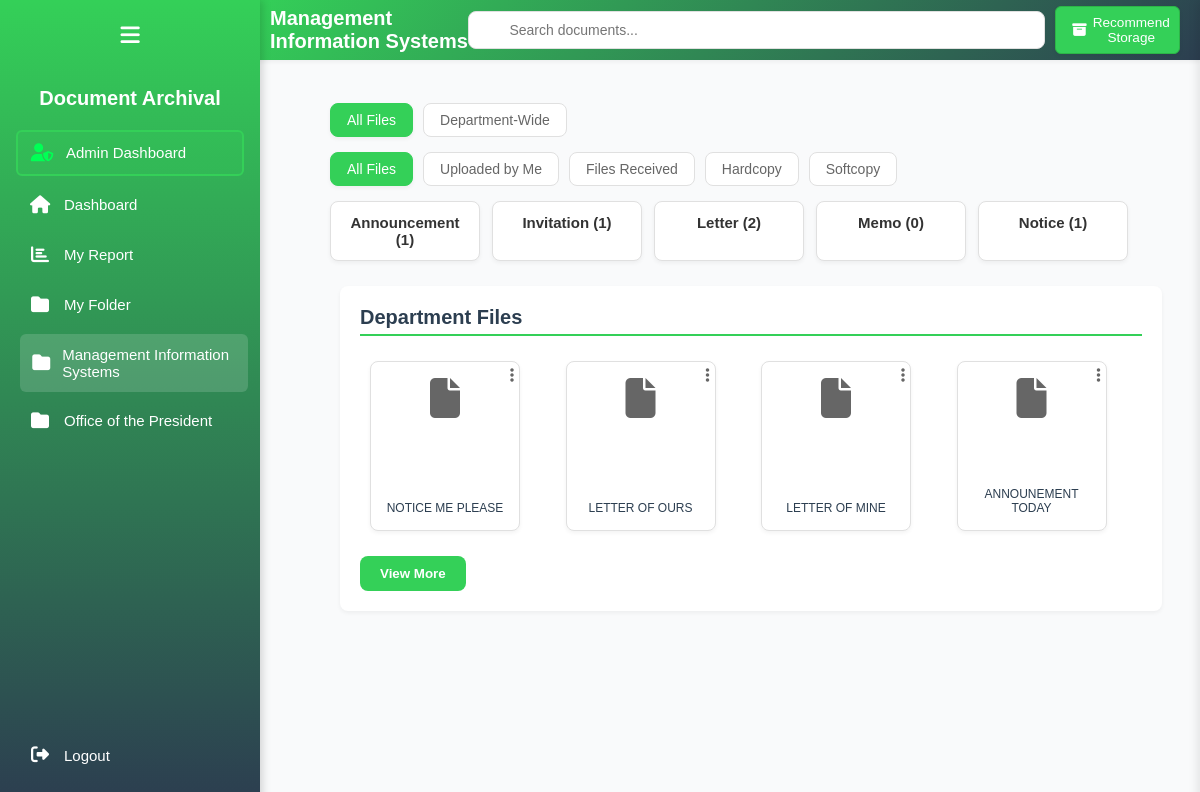
/department_folder.php?department_id=10 (signed in), run on the app's committed database.
### tables this page shows
CREATE TABLE `departments` (
  `id` int(11) NOT NULL AUTO_INCREMENT,
  `name` varchar(255) NOT NULL,
  `type` enum('college','office') NOT NULL,
  PRIMARY KEY (`id`),
  UNIQUE KEY `name_type` (`name`, `type`)
);

CREATE TABLE `document_types` (
  `id` int(11) NOT NULL AUTO_INCREMENT,
  `name` varchar(50) NOT NULL,
  PRIMARY KEY (`id`),
  UNIQUE KEY `name` (`name`)
);

CREATE TABLE `files` (
  `id` int(11) NOT NULL AUTO_INCREMENT,
  `file_name` varchar(255) NOT NULL,
  `file_path` varchar(255) DEFAULT NULL,
  `upload_date` timestamp NOT NULL DEFAULT CURRENT_TIMESTAMP,
  `user_id` int(11) DEFAULT NULL,
  `file_size` bigint(20) DEFAULT NULL,
  `file_type` enum('pdf','doc','docx','xls','xlsx','jpg','png','txt','zip','other') NOT NULL,
  `hard_copy_available` tinyint(1) DEFAULT 0,
  `is_deleted` tinyint(1) DEFAULT 0,
  `deleted_at` timestamp NULL DEFAULT NULL,
  `document_type_id` int(11) NOT NULL,
  `status` enum('pending','accepted','rejected') DEFAULT 'pending',
  PRIMARY KEY (`id`),
  FOREIGN KEY (`user_id`) REFERENCES `users` (`id`) ON DELETE SET NULL,
  FOREIGN KEY (`document_type_id`) REFERENCES `document_types` (`id`) ON DELETE CASCADE,
  INDEX `file_path_idx` (`file_path`)
);

### Department_folder.php (the view, shortened to what this page needs)
<?php
global $pdo;
function getFileIcon($fileName)
{
    $iconClasses = [
        'pdf' => 'fas fa-file-pdf',
        'doc' => 'fas fa-file-word',
        'docx' => 'fas fa-file-word',
        'xls' => 'fas fa-file-excel',
        'xlsx' => 'fas fa-file-excel',
        'ppt' => 'fas fa-file-powerpoint',
        'pptx' => 'fas fa-file-powerpoint',
        'txt' => 'fas fa-file-alt',
        'jpg' => 'fas fa-file-image',
        'jpeg' => 'fas fa-file-image',
        'png' => 'fas fa-file-image',
        'default' => 'fas fa-file'
    ];
    $extension = strtolower(pathinfo($fileName, PATHINFO_EXTENSION));
    return $iconClasses[$extension] ?? $iconClasses['default'];
}
$userRole = $_SESSION['role'];
$userId = $_SESSION['user_id'];
$departmentId = $_GET['department_id'] ?? null;
$stmt = $pdo->prepare("SELECT name FROM departments WHERE id = ?");
$stmt->execute([$departmentId]);
$department = $stmt->fetch(PDO::FETCH_ASSOC);
$departmentName = $department['name'];
$stmt = $pdo->prepare("
    SELECT d.id, d.name
    FROM departments d
    JOIN user_department_affiliations uda ON d.id = uda.department_id
    WHERE uda.user_id = ?
");
$stmt->execute([$userId]);
$userDepartments = $stmt->fetchAll(PDO::FETCH_ASSOC);
$stmt = $pdo->prepare("
    SELECT d.id AS department_id, d.name AS department_name, sd.id AS sub_department_id, sd.name AS sub_department_name
    FROM user_department_affiliations uda
    LEFT JOIN departments d ON uda.department_id = d.id
    LEFT JOIN sub_departments sd ON uda.sub_department_id = sd.id
    WHERE uda.user_id = ? AND uda.department_id = ?
");
$stmt->execute([$userId, $departmentId]);
$userSubDepartments = $stmt->fetchAll(PDO::FETCH_ASSOC);
$stmt = $pdo->prepare("SELECT id, name FROM document_types");
$stmt->execute();
$documentTypes = $stmt->fetchAll(PDO::FETCH_ASSOC);
$stmt = $pdo->prepare("
    SELECT f.*, dt.name AS document_type, u.full_name AS uploader_name,
           sd.name AS sub_department_name, sd.id AS sub_department_id,
           c.cabinet_name, sl.layer, sl.box, sl.folder
    FROM files f
    LEFT JOIN document_types dt ON f.document_type_id = dt.id
    LEFT JOIN users u ON f.user_id = u.id
    LEFT JOIN file_storage fs ON f.id = fs.file_id
    LEFT JOIN storage_locations sl ON fs.storage_location_id = sl.id
    LEFT JOIN cabinets c ON sl.cabinet_id = c.id
    LEFT JOIN user_department_affiliations uda ON uda.user_id = f.user_id
    LEFT JOIN sub_departments sd ON sd.id = uda.sub_department_id
    WHERE f.is_deleted = 0 AND (
        EXISTS (
            SELECT 1 FROM file_transfers ft
            WHERE ft.file_id = f.id AND ft.department_id = ? AND ft.status = 'accepted'
        ) OR (
            uda.department_id = ? AND f.user_id IN (
                SELECT user_id FROM user_department_affiliations WHERE department_id = ?
            )
        )
    )
    ORDER BY f.upload_date DESC
");
$stmt->execute([$departmentId, $departmentId, $departmentId]);
$files = $stmt->fetchAll(PDO::FETCH_ASSOC);
$userSubDeptIds = array_column($userSubDepartments, 'sub_department_id');
$accessibleFiles = array_filter($files, function ($file) use ($userSubDeptIds) {
    return $file['sub_department_id'] === null || in_array($file['sub_department_id'], $userSubDeptIds);
});
$sortFilter = $_GET['sort'] ?? 'all';
$subDeptFilter = $_GET['sub_dept'] ?? 'all';
$filteredFiles = array_filter($accessibleFiles, function ($file) use ($userId, $departmentId, $sortFilter, $subDeptFilter) {
    $isUploadedByMe = $file['user_id'] == $userId;
    $isReceived = !$isUploadedByMe;
    $isHardcopyOnly = $file['hard_copy_available'] == 1 && empty($file['file_path']);
    $isSoftcopyOnly = $file['hard_copy_available'] == 0 && !empty($file['file_path']);
    $matchesSubDept = $subDeptFilter === 'all' ||
        ($subDeptFilter === 'department' && $file['sub_department_id'] === null) ||
        ($file['sub_department_id'] !== null && $file['sub_department_id'] == $subDeptFilter);
    return $matchesSubDept && match ($sortFilter) {
        'uploaded-by-me' => $isUploadedByMe,
        'received' => $isReceived,
        'hardcopy' => $isHardcopyOnly,
        'softcopy' => $isSoftcopyOnly,
        default => true
    };
});
$files = $filteredFiles;
?>
<!DOCTYPE html>
<html lang="en">
<head>
    <link rel="stylesheet" href="https://cdnjs.cloudflare.com/ajax/libs/font-awesome/6.4.2/css/all.min.css">
    <link rel="stylesheet" href="style/client-sidebar.css">
    <link rel="stylesheet" href="style/folder-page.css">
</head>
<body>
    <div class="top-nav">
        <h2><?= htmlspecialchars($departmentName); ?></h2>
        <input type="text" placeholder="Search documents..." class="search-bar" id="searchBar">
        <button id="hardcopyStorageButton"><i class="fas fa-archive"></i> Recommend Storage</button>
    </div>
    <div class="sidebar">
        <button class="toggle-btn" title="Toggle Sidebar"><i class="fas fa-bars"></i></button>
        <h2 class="sidebar-title">Document Archival</h2>
        <?php if ($userRole === 'admin'): ?>
            <a href="admin_dashboard.php" class="admin-dashboard-btn"><i class="fas fa-user-shield"></i><span class="link-text">Admin Dashboard</span></a>
        <?php endif; ?>
        <a href="dashboard.php" class="<?= basename($_SERVER['PHP_SELF']) == 'index.php' ? 'active' : '' ?>"><i class="fas fa-home"></i><span class="link-text"> Dashboard</span></a>
        <a href="my-report.php" class="<?= basename($_SERVER['PHP_SELF']) == 'my-report.php' ? 'active' : '' ?>"><i class="fas fa-chart-bar"></i><span class="link-text"> My Report</span></a>
        <a href="my-folder.php" class="<?= basename($_SERVER['PHP_SELF']) == 'my-folder.php' ? 'active' : '' ?>"><i class="fas fa-folder"></i><span class="link-text"> My Folder</span></a>
        <?php foreach ($userDepartments as $dept): ?>
            <a href="department_folder.php?department_id=<?= $dept['id'] ?>" class="<?= $dept['id'] == $departmentId ? 'active' : '' ?>"><i class="fas fa-folder"></i><span class="link-text"> <?= htmlspecialchars($dept['name']) ?></span></a>
        <?php endforeach; ?>
        <a href="logout.php" class="logout-btn"><i class="fas fa-sign-out-alt"></i><span class="link-text">Logout</span></a>
    </div>
    <div class="main-content">
        <div class="sub-dept-filter">
            <button class="sub-dept-btn <?= $subDeptFilter === 'all' ? 'active' : '' ?>" data-sub-dept="all">All Files</button>
            <button class="sub-dept-btn <?= $subDeptFilter === 'department' ? 'active' : '' ?>" data-sub-dept="department">Department-Wide</button>
        </div>
        <div class="sorting-buttons">
            <button class="sort-btn <?= $sortFilter === 'all' ? 'active' : '' ?>" data-filter="all">All Files</button>
            <button class="sort-btn <?= $sortFilter === 'uploaded-by-me' ? 'active' : '' ?>" data-filter="uploaded-by-me">Uploaded by Me</button>
            <button class="sort-btn <?= $sortFilter === 'received' ? 'active' : '' ?>" data-filter="received">Files Received</button>
            <button class="sort-btn <?= $sortFilter === 'hardcopy' ? 'active' : '' ?>" data-filter="hardcopy">Hardcopy</button>
            <button class="sort-btn <?= $sortFilter === 'softcopy' ? 'active' : '' ?>" data-filter="softcopy">Softcopy</button>
        </div>
        <div class="ftypes">
            <?php foreach ($documentTypes as $type):
                $fileCount = count(array_filter($files, fn($file) => $file['document_type'] === $type['name']));
            ?>
                <div class="ftype-card" onclick="openModal('<?= strtolower($type['name']) ?>')">
                    <p><?= ucfirst($type['name']) ?> (<?= $fileCount ?>)</p>
                </div>
            <?php endforeach; ?>
        </div>
        <div class="masonry-grid">
            <div class="masonry-section">
                <h3>Department Files</h3>
                <div class="file-card-container" id="departmentFiles">
                    <?php foreach (array_slice($files, 0, 4) as $file): ?>
                        <div class="file-card" data-file-name="<?= htmlspecialchars($file['file_name']) ?>" onclick="openSidebar(<?= $file['id'] ?>)">
                            <div class="file-icon-container"><i class="<?= getFileIcon($file['file_name']) ?> file-icon"></i></div>
                            <p class="file-name"><?= htmlspecialchars($file['file_name']) ?></p>
                            <div class="file-options" onclick="toggleOptions(this)">
                                <i class="fas fa-ellipsis-v"></i>
                            </div>
                        </div>
                    <?php endforeach; ?>
                </div>
                <div class="view-more"><button onclick="openModal('department')">View More</button></div>
            </div>
        </div>
    </div>
</body>
</html>

### style/client-sidebar.css (style rules this page uses)
.sidebar { width: 260px; background: linear-gradient(180deg, #34d058 0%, #2c3e50 100%); min-height: 100vh; padding: 16px; color: white; display: flex; flex-direction: column; box-shadow: 3px 0 8px rgba(0, 0, 0, 0.15); transition: width 0.3s ease-in-out, transform 0.3s ease-in-out; position: fixed; top: 0; left: 0; z-index: 1100; }
.sidebar h2 { font-size: 20px; font-weight: 700; margin-bottom: 20px; text-align: center; transition: opacity 0.3s ease, height 0.3s ease; }
.sidebar .toggle-btn { background: none; border: none; color: white; cursor: pointer; font-size: 22px; margin-bottom: 16px; padding: 8px; border-radius: 6px; transition: all 0.2s ease-in-out; display: flex; align-items: center; justify-content: center; }
.sidebar a, .sidebar .logout-btn, .sidebar .admin-dashboard-btn { display: flex; align-items: center; padding: 12px; color: white; text-decoration: none; font-size: 15px; font-weight: 500; border-radius: 6px; margin-bottom: 8px; transition: all 0.2s ease-in-out; position: relative; }
.sidebar a i, .sidebar .logout-btn i, .sidebar .admin-dashboard-btn i { margin-right: 12px; width: 24px; font-size: 18px; text-align: center; }
.sidebar a:hover, .sidebar a.active, .sidebar .logout-btn:hover, .sidebar .admin-dashboard-btn:hover { background: rgba(255, 255, 255, 0.15); transform: translateX(4px); }
.admin-dashboard-btn { background-color: rgba(52, 208, 88, 0.2); border: 2px solid #34d058; }
.admin-dashboard-btn i { color: #00ff55; }
.logout-btn { margin-top: auto; background-color: rgba(231, 76 gnome-session-quit, 60, 0.2); }

### data on the page
departments: name "Management Information Systems"
departments: name "Office of the President"
document_types: name "Announcement", fileCount "1"
document_types: name "Invitation", fileCount "1"
document_types: name "Letter", fileCount "2"
document_types: name "Memo", fileCount "0"
document_types: name "Notice", fileCount "1"
files: file_name "NOTICE ME PLEASE"
files: file_name "LETTER OF OURS"
files: file_name "LETTER OF MINE"
files: file_name "ANNOUNEMENT TODAY"
